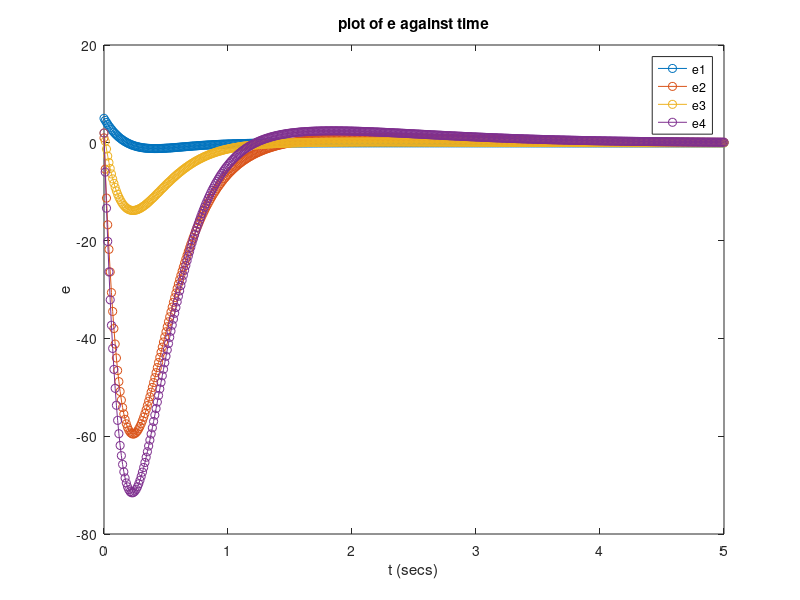

Recreate this plot in MATLAB. (Note: this script raises an error after producing the figure.)
% setup system parameters
A = [0 0 1 0;
     0 0 0 1;
     0 1 -3 0;
     0 2 -3 0];
 
B = [0 0 1 1]';

C = [39.3701 0 0 0];
D = 0;

n = size(A, 1);
m = size(B, 1);
p = 1;

% LQR controller for the system feedback control
Q = [1 0 0 0;
     0 20 0 0;
     0 0 10 0;
     0 0 0 20];
 
R = 2;

K_c = lqr(A,B,Q,R);
A_fb = A - B*K_c;

disp("eig(A_fb):");
disp(eig(A_fb));

% Check if system is observable
Wo = [];
for k=0:n-1
    Wo = [Wo; C*A^k];
end

disp("Wo:")
disp(Wo);
disp("Rank of Wo:")
disp(rank(Wo));

% Numerial integration parameter setup
T = 0.01;
t_end = 210; % add additional 10 seconds to wait for error to stabilise
numOfIteration = ceil(t_end/T)+1;
t = zeros(1, numOfIteration);
x = zeros(n, numOfIteration);
x_hat = zeros(n, numOfIteration);
y = zeros(p, numOfIteration);
y_d = zeros(p, numOfIteration);
y_d(1, 10/T:60/T) = 20;
y_d(1, 110/T:160/T) = 20;
v = (-C * ((A-B*K_c) \ B)) \ y_d;

% LQR controller for the state observer
Q_e = [1 0 0 0;
       0 50 0 0;
       0 0 50 0;
       0 0 0 100];
R_e = 100;
K_o = (lqr(A', C', Q_e, R_e))';
A_fb_e = A - K_o * C;

disp("eig(A_fb_e):");
disp(eig(A_fb_e));

% check error dynamics response to a certain initial error
e_iter = ceil(5/T);
t_e = zeros(1, e_iter);
e = zeros(n, e_iter);
e(:,1) = [5; 1; 2; 2];

for k = 1:e_iter
    t_e(k+1) = t_e(k) + T;
    e(:,k+1) = expm(A_fb_e*t_e(k+1)) * e(:,1);
end

figure(1);
plot(t_e, e, '-o');
legend('e1', 'e2', 'e3', 'e4');
title('plot of e against time');
xlabel('t (secs)');
ylabel('e');

% feedback for state observer
A_fb_hat = (A - B*K_c - K_o*C);

% run the simulation
for k = 1:numOfIteration-1
    t(k+1) = t(k) + T;
      
    % run the plant  
    k1 = T*nonlinearMotionFunc(t(k), x(:,k), x_hat(:,k), K_c, v(k));
    k2 = T*nonlinearMotionFunc(t(k), x(:,k) + 0.5*k1, x_hat(:,k) + ...
        0.5*k1, K_c, v(k));
    k3 = T*nonlinearMotionFunc(t(k), x(:,k) + 0.5*k2, x_hat(:,k) + ...
        0.5*k2, K_c, v(k));
    k4 = T*nonlinearMotionFunc(t(k), x(:,k) + k3, x_hat(:,k) + k3, ...
        K_c, v(k));
    
    % update the actual state, this is invisible to the controller
    x(:,k+1) = x(:,k) + k1/6 + k2/3 + k3/3 + k4/6;
    
    % this is the plant output, it is visible to the controller
    y(:,k+1) = C * x(:,k+1);
    
    % update my state observer which can only see y and v
    k1 = T*(A_fb*x_hat(:,k)+B*v(k)+K_o*(y(:,k) - C * x_hat(:,k)));
    k2 = T*(A_fb*(x_hat(:,k)+0.5*k1)+B*v(k)+K_o*(y(:,k) - ...
        C * (x_hat(:,k)+0.5*k1)));
    k3 = T*(A_fb*(x_hat(:,k)+0.5*k2)+B*v(k)+K_o*(y(:,k) - ...
        C * (x_hat(:,k)+0.5*k2)));
    k4 = T*(A_fb*(x_hat(:,k)+k3)+B*v(k+1)+K_o*(y(:,k) - ...
        C * (x_hat(:,k)+k3)));
    x_hat(:,k+1) = x_hat(:,k) + k1/6 + k2/3 + k3/3 + k4/6;
end

disp("max error between x and x_hat");
disp(max(abs(x(1,:) - x_hat(1,:))));
disp(max(abs(x(2,:) - x_hat(2,:))));
disp(max(abs(x(3,:) - x_hat(3,:))));
disp(max(abs(x(4,:) - x_hat(4,:))));

figure(2);
plot(t(1:end-1), y(1:end-1), '-o', t(1:end-1), y_d(1:end-1), '-o');
title("Plot of y and desired y_d vs time");
xlabel('Time t (secs)');
ylabel('Solution y');
legend('y', 'y_d');
axis([0 220 -10 30])

figure(3);
plot(t, x(1,:), '-o', t, x(2,:), '-o', t, x(3,:), '-o', t, x(4,:), '-o')
title("Plot of state x vs time");
xlabel('Time t (secs)');
ylabel('Solution x');
legend('x1 = $x_c$','x2 = $\phi$','x3 = $\dot{x_c}$', ...
        'x4 = $\dot{\phi}$', 'Interpreter', 'latex');
    
figure(4);
plot(t, x_hat(1,:), '-o', t, x_hat(2,:), '-o', t, x_hat(3,:), '-o', t, x_hat(4,:), '-o')
title("Plot of state x hat vs time");
xlabel('Time t (secs)');
ylabel('Solution x');
legend('x1 = $x_c$','x2 = $\phi$','x3 = $\dot{x_c}$', ...
        'x4 = $\dot{\phi}$', 'Interpreter', 'latex');

function dxdt = nonlinearMotionFunc(t, x, x_hat, K, v)
    n = size(K);
    n = n(1,1); 
    dxdt = zeros(n, 1);
    
    gamma = 2;
    alpha = 1;
    beta = 1;
    D = 1;
    mu = 3;
    
    F = -K*x_hat + v;
    dxdt(1,:) = x(3);
    dxdt(2,:) = x(4);
    dxdt(3,:) = (alpha*F - alpha*beta*x(4)^2*sin(x(2)) - alpha*mu*x(3) + ...
        D*beta*sin(x(2))*cos(x(2))) / (alpha*gamma - beta^2*cos(x(2))^2);
    dxdt(4,:) = (beta*F*cos(x(2)) - beta^2*x(4)^2*sin(x(2))*cos(x(2)) ...
        - mu*x(3)*beta*cos(x(2)) + gamma*D*sin(x(2))) ...
        / (alpha*gamma - beta^2*cos(x(2))^2);
end